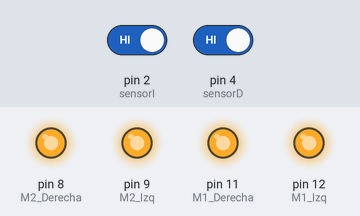
Simulated run of this sketch. Board: Arduino Uno, built with avr-gcc and run on an emulated ATmega328P. Shown: output pins drawn as LEDs (lit = HIGH). Dashed ring = blinking. The inputs (shaded band) are chosen by the test bench; at power-on: pin 2 (sensorI) HIGH, pin 4 (sensorD) HIGH.

Above: at 1.2 s.
1.3 s: pin 2 (sensorI) driven LOW
At 1.55 s:
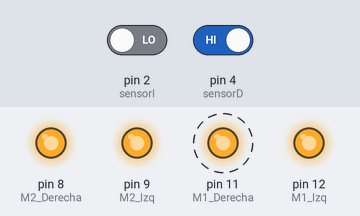
4.3 s: pin 4 (sensorD) driven LOW
At 5.2 s:
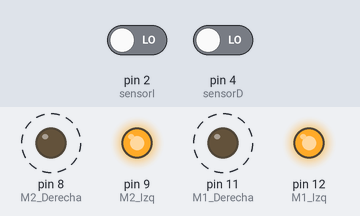
7.3 s: pin 2 (sensorI) driven HIGH
At 7.48 s:
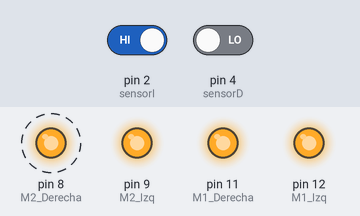
10.3 s: pin 4 (sensorD) driven HIGH
At 11.4 s:
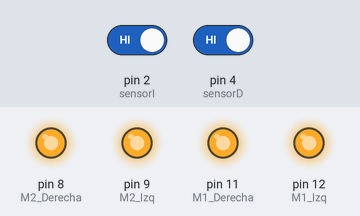
Timing chart, 0 to 12.8 s (numbered marks = the images above; inputs shaded):
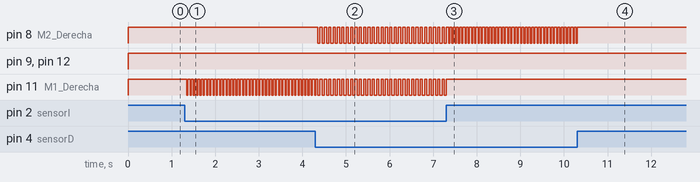

Measured:
- after the input at 1.3 s, pin 11 (M1_Derecha): alternates HIGH for 0.05 s and LOW for 0.03 s, starting after 0.05 s
- after the input at 4.3 s, pin 8 (M2_Derecha): alternates HIGH for 0.05 s and LOW for 0.05 s, starting after 0.05 s; pin 11 (M1_Derecha): alternates HIGH for 0.05 s and LOW for 0.05 s, starting after 0.20 s
- after the input at 7.3 s, pin 11 (M1_Derecha): goes on until 7.3 s, then stays HIGH
- after the input at 10.3 s, pin 8 (M2_Derecha): goes on until 10.3 s, then stays HIGH

The sketch:

seguidor.ino
```cpp
int sensorI=2;
int sensorD =4;

int M1_Izq = 12; //Direccion
int M1_Derecha = 11; //Direccion

int M2_Izq = 9; //Direccion
int M2_Derecha = 8; //Direccion

int espera=50;

void setup() {
  //Serial.begin(9600);
  pinMode(sensorI,INPUT);
  pinMode(sensorD,INPUT);
  pinMode(M1_Izq, OUTPUT);
  pinMode(M1_Derecha, OUTPUT);
  pinMode(M2_Izq, OUTPUT);
  pinMode(M2_Derecha, OUTPUT);
}

void loop() {
  parar();
  int sensorIValue = digitalRead(sensorI);
  int sensorDValue = digitalRead(sensorD);
  delay(50);

  if(sensorIValue==0 && sensorDValue==0)
  {
   // Serial.println("avanzar");
    parar();
    avanzar();
    delay(espera);

  }
  else if(sensorIValue==1 && sensorDValue==0)
  {
    //Serial.println("a la izquierda");
    parar();
    izquierda();
    delay(espera/2);
  }
  else if(sensorIValue==0 && sensorDValue==1)
  {
    //Serial.println("a la derecha");
    parar();
    derecha();
    delay(espera/2);
  }
  else
  {
    //Serial.println("parar");
    parar();

    delay(espera);
  }

}


void avanzar()
{
    digitalWrite(M1_Izq, HIGH);
    digitalWrite(M1_Derecha, LOW);
    digitalWrite(M2_Izq, HIGH);
    digitalWrite(M2_Derecha, LOW);
}
void derecha()
{
    digitalWrite(M1_Izq, HIGH);
    digitalWrite(M1_Derecha, LOW);
    digitalWrite(M2_Izq, HIGH);
    digitalWrite(M2_Derecha, HIGH);
}

void izquierda()
{
    digitalWrite(M1_Izq, HIGH);
    digitalWrite(M1_Derecha, HIGH);
    digitalWrite(M2_Izq, HIGH);
    digitalWrite(M2_Derecha, LOW);
}
void parar(){
    digitalWrite(M1_Izq, HIGH);
    digitalWrite(M1_Derecha, HIGH);
    digitalWrite(M2_Izq, HIGH);
    digitalWrite(M2_Derecha, HIGH);
}
```
